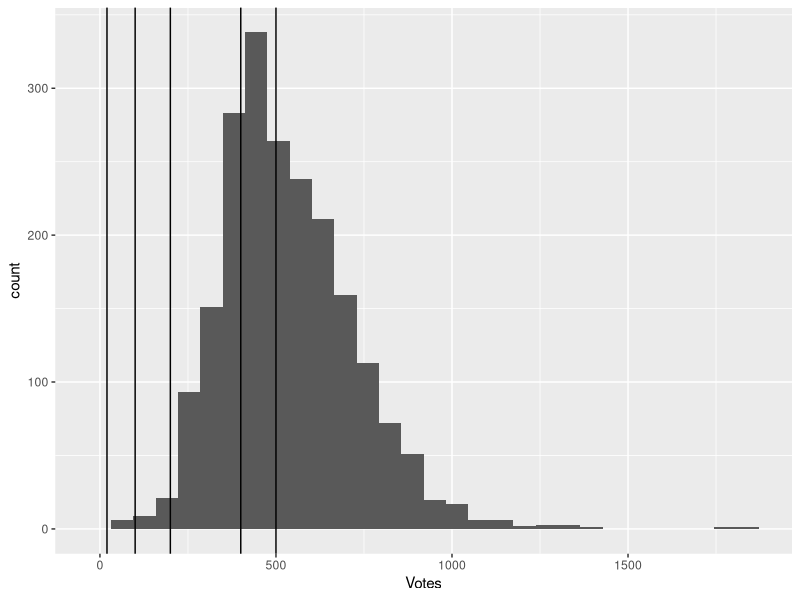

Recreate this plot in R. (Note: this script raises an error after producing the figure.)
## ---- chunk 1
library(tidyverse)
library(stringr)

setwd("C:/Users/Chief/Desktop/Chicago_election")
ward_data  <- read_csv("dataexport.csv")

col_names <- ward_data %>% colnames()
cand_names <- col_names[c(4, 6, 8, 10, 12, 14)]
## ---- chunk 2
# Vote Distribution
ward_data %>% 
  ggplot(aes(x = Votes)) +
  geom_histogram() + 
  geom_vline(xintercept = 20) +
  geom_vline(xintercept = 100) + 
  geom_vline(xintercept = 200) +
  geom_vline(xintercept = 400) +
  geom_vline(xintercept = 500)  
## ---- chunk 3
# Benfords Law Votes
ward_data %>% 
  mutate_at("Votes", function(x) as.numeric(substr(x, 1, 1)) ) %>% 
  ggplot(aes(x = Votes)) +
  geom_histogram() + 
  scale_x_discrete(limits = 1:9)
## ---- chunk 4
# Vote Distribution Law JB + KH
ward_data %>% 
  pivot_longer(cand_names) %>% 
  rename(cand_names = name, cand_votes = value) %>% 
  filter(cand_names == cand_names[c(1)]) %>% 
  filter(cand_votes > 0) %>% 
  group_by(cand_names) %>% 
  ggplot(aes(x = cand_votes, fill = cand_names)) +
  geom_histogram(color = "blue", fill = "blue") +
  geom_vline(xintercept = 20) +
  geom_vline(xintercept = 100) + 
  geom_vline(xintercept = 200) +
  geom_vline(xintercept = 300) +
  geom_vline(xintercept = 400)  +
  geom_vline(xintercept = 500) +
  xlab("Biden Votes")
## ---- chunk 5
# Benfords Law JB + KH
ward_data %>% 
  mutate_at(cand_names, as.character) %>% 
  mutate_at(cand_names, function(x) as.numeric(substr(x, 1, 1)) ) %>% 
  pivot_longer(cand_names) %>% 
  rename(cand_names = name, cand_votes = value) %>% 
  filter(cand_votes > 0) %>% 
  filter(cand_names == cand_names[1]) %>% 
  group_by(cand_names) %>% 
  ggplot(aes(x = cand_votes, fill = cand_names)) +
  geom_histogram(fill = "blue") +
  xlab("Biden Leading Digit") +
  scale_x_discrete(limits = 1:9)
## ---- chunk 6
# Vote Distribution Law DT + MP 
ward_data %>% 
  pivot_longer(cand_names) %>% 
  rename(cand_names = name, cand_votes = value) %>% 
  filter(cand_names == cand_names[c(2)]) %>% 
  filter(cand_votes > 0) %>% 
  group_by(cand_names) %>% 
  ggplot(aes(x = cand_votes, fill = cand_names)) +
  geom_histogram(fill = "red") +
  xlab("Trump Votes") +
  geom_vline(xintercept = 1) +
  geom_vline(xintercept = 10) +
  geom_vline(xintercept = 20) +
  geom_vline(xintercept = 100) + 
  geom_vline(xintercept = 200) 
## ---- chunk 7
# Benfords Law DT + MP
ward_data %>% 
  mutate_at(cand_names, as.character) %>% 
  mutate_at(cand_names, function(x) as.numeric(substr(x, 1, 1)) ) %>% 
  pivot_longer(cand_names) %>% 
  rename(cand_names = name, cand_votes = value) %>% 
  filter(cand_votes > 0) %>% 
  filter(cand_names == cand_names[2]) %>% 
  group_by(cand_names) %>% 
  ggplot(aes(x = cand_votes, fill = cand_names)) +
  geom_histogram(fill = "red") +
  xlab("Trump Leading Digit") +
  scale_x_discrete(limits = 1:9)
## ---- chunk 8
# Vote to Main Candidates
ward_data %>% 
  select(cand_names[c(1,2)]) %>% 
  mutate(main_votes =  .data[[cand_names[[1]]]] + .data[[cand_names[[2]]]]) %>% 
  ggplot(aes(x = main_votes)) +
  geom_histogram() +
  xlab("Main Parties' Votes") +
  geom_vline(xintercept = 1) +
  geom_vline(xintercept = 10) +
  geom_vline(xintercept = 20) +
  geom_vline(xintercept = 100) + 
  geom_vline(xintercept = 200) 
## ---- chunk 9
# Benfords Law Main Votes
ward_data %>% 
  select(cand_names[c(1,2)]) %>% 
  mutate(main_votes =  .data[[cand_names[[1]]]] + .data[[cand_names[[2]]]]) %>% 
  mutate_at("main_votes", as.character) %>% 
  mutate_at("main_votes", function(x) as.numeric(substr(x, 1, 1)) ) %>% 
  ggplot(aes(x = main_votes)) +
  geom_histogram() +
  xlab("Main Parties' Leading Digit") +
  scale_x_discrete(limits = 1:9)
## ---- chunk 10
# Vote to Main Candidates not summed
ward_data %>% 
  select(cand_names[c(1,2)]) %>% 
  pivot_longer(cand_names[c(1,2)]) %>% 
  mutate(vote_count = value, candidate = name) %>% 
  ggplot(aes(x = vote_count)) +
  geom_histogram() +
  xlab("Main Parties' Votes") +
  geom_vline(xintercept = 1) +
  geom_vline(xintercept = 10) +
  geom_vline(xintercept = 20) +
  geom_vline(xintercept = 100) + 
  geom_vline(xintercept = 200) + 
  scale_fill_manual(values = c("black")) 

## ---- chunk 11
# Benfords Law JB + KH ++ DT + MP
ward_data %>% 
  mutate_at(cand_names, as.character) %>% 
  mutate_at(cand_names, function(x) as.numeric(substr(x, 1, 1)) ) %>% 
  pivot_longer(cand_names) %>% 
  rename(`Candidate Names` = name, cand_votes = value) %>% 
  filter(cand_votes > 0) %>% 
  filter(`Candidate Names` %in% cand_names[c(1,2)]) %>% 
  group_by(`Candidate Names`) %>% 
  ggplot(aes(x = cand_votes, fill = `Candidate Names`)) +
  geom_histogram() + 
  scale_x_discrete(limits = 1:9) + 
  scale_fill_manual(values = c("red", "blue")) + 
  xlab("Main Parties' Leading Digits (Separated)")

## ---- chunk 12
# Benfords Law Aggregate
ward_data %>% 
  mutate_at(cand_names, as.character) %>% 
  mutate_at(cand_names, function(x) as.numeric(substr(x, 1, 1)) ) %>% 
  pivot_longer(cand_names) %>% 
  rename(`Candidate Names` = name, cand_votes = value) %>% 
  filter(cand_votes > 0) %>% 
  group_by(`Candidate Names`) %>% 
  ggplot(aes(x = cand_votes, fill = `Candidate Names`)) +
  geom_histogram()+ 
  scale_fill_manual(values = c("purple", "red", "orange", "light blue", "green", "blue"))  + 
  xlab("All Parties' Leading Digits (Separated)")
## ---- chunk 13
# Sim votes
biden_sim_votes <- trump_sim_votes <-  numeric(length(ward_data$Votes))
for(p in seq_along(ward_data$Votes)){
  biden_sim_votes[p] <- rbinom(n = 1, ward_data$Votes[p], prob = .8)
  trump_sim_votes[p] <- ward_data$Votes[p] - biden_sim_votes[p]
}
## ---- chunk 14
ggplot(tibble(biden_sim_votes), aes(x = biden_sim_votes)) +
  geom_histogram(fill = "blue") +
  xlab("Biden Simmed Votes")

ggplot(tibble(trump_sim_votes), aes(x = trump_sim_votes)) +
  geom_histogram() + 
  geom_histogram(fill = "red") +
  xlab("Trump Simmed Votes")
## ---- chunk 15
# Benfords Law simmed JB + KH ++ DT + MP
tibble(`Biden Simmed Votes` = biden_sim_votes, `Trump Simmed Votes` = trump_sim_votes) %>% 
  mutate_all(as.character) %>% 
  mutate_all(function(x) as.numeric(substr(x, 1, 1)) ) %>% 
  pivot_longer(1:2) %>% 
  rename(`Candidate Names` = name, `Leading Digit` = value) %>% 
  ggplot(aes(x = `Leading Digit`, fill = `Candidate Names`)) +
  geom_histogram() + 
  scale_x_discrete(limits = 1:9)  + 
  scale_fill_manual(values = c("red", "blue"))
## ---- chunk 16
# Benfords Law simmed JB + KH 
tibble(`Biden Simmed Votes` = biden_sim_votes) %>% 
  mutate_all(as.character) %>% 
  mutate_all(function(x) as.numeric(substr(x, 1, 1)) ) %>% 
  pivot_longer(1) %>% 
  rename(`Candidate Names` = name, `Leading Digit` = value) %>% 
  ggplot(aes(x = `Leading Digit`, fill = `Candidate Names`)) +
  geom_histogram() + 
  scale_x_discrete(limits = 1:9)  + 
  scale_fill_manual(values = c("blue"))

# Benfords Law simmed DT + MP 
tibble(`Trump Simmed Votes` = trump_sim_votes) %>% 
  mutate_all(as.character) %>% 
  mutate_all(function(x) as.numeric(substr(x, 1, 1)) ) %>% 
  pivot_longer(1) %>% 
  rename(`Candidate Names` = name, `Leading Digit` = value) %>% 
  ggplot(aes(x = `Leading Digit`, fill = `Candidate Names`)) +
  geom_histogram() + 
  scale_x_discrete(limits = 1:9)  + 
  scale_fill_manual(values = c("red"))
## ---- chunk 17
# Sim votes
biden_sim_votes <- trump_sim_votes <-  numeric(length(ward_data$Votes))
for(p in seq_along(ward_data$Votes)){
  biden_sim_votes[p] <- rbinom(n = 1, ward_data$Votes[p], prob = .7)
  trump_sim_votes[p] <- ward_data$Votes[p] - biden_sim_votes[p]
}
## ---- chunk 18
ggplot(tibble(biden_sim_votes), aes(x = biden_sim_votes)) +
  geom_histogram(fill = "blue") +
  xlab("Biden Simmed Votes")

ggplot(tibble(trump_sim_votes), aes(x = trump_sim_votes)) +
  geom_histogram() + 
  geom_histogram(fill = "red") +
  xlab("Trump Simmed Votes")
## ---- chunk 19
# Benfords Law simmed JB + KH ++ DT + MP
tibble(`Biden Simmed Votes` = biden_sim_votes, `Trump Simmed Votes` = trump_sim_votes) %>% 
  mutate_all(as.character) %>% 
  mutate_all(function(x) as.numeric(substr(x, 1, 1)) ) %>% 
  pivot_longer(1:2) %>% 
  rename(`Candidate Names` = name, `Leading Digit` = value) %>% 
  ggplot(aes(x = `Leading Digit`, fill = `Candidate Names`)) +
  geom_histogram() + 
  scale_x_discrete(limits = 1:9)  + 
  scale_fill_manual(values = c("red", "blue"))

